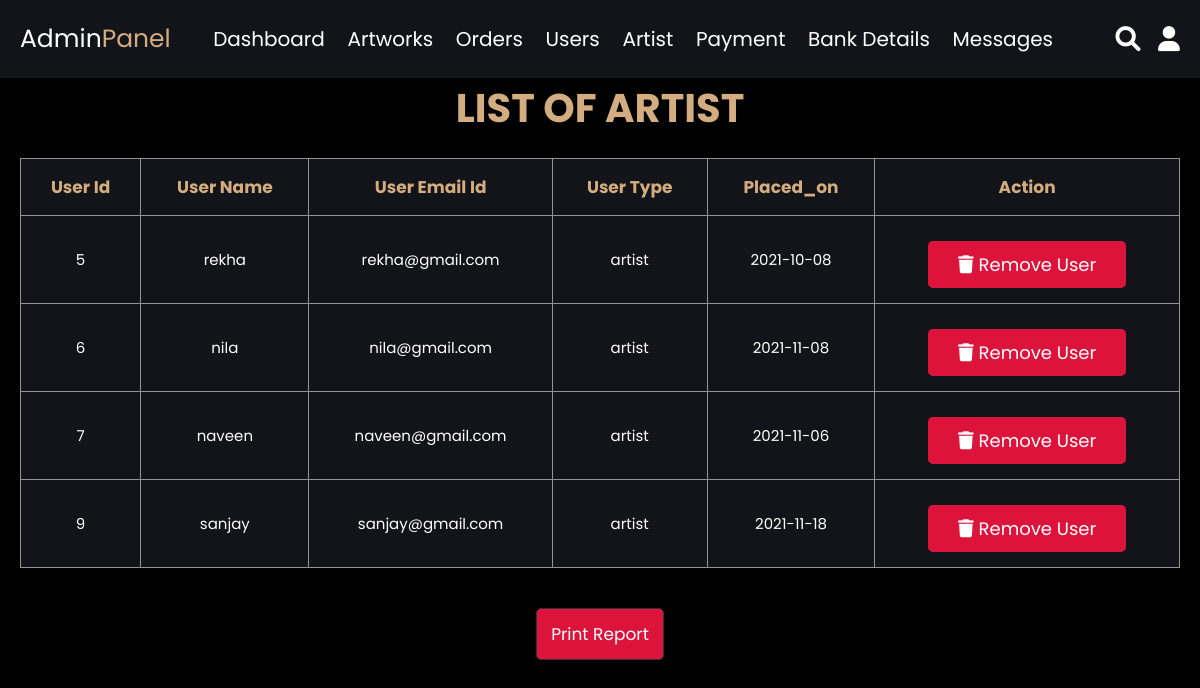
Page /admin_artist.php (signed in) on the committed database.
### tables this page shows
CREATE TABLE `users` (
  `id` int(100) NOT NULL,
  `name` varchar(100) NOT NULL,
  `email` varchar(100) NOT NULL,
  `password` varchar(100) NOT NULL,
  `user_type` varchar(20) NOT NULL,
  `placed_on` date NOT NULL
);

### admin_artist.php (the view, shortened to what this page needs)
<?php
include 'connection.php';
?>
<html>
<head>
   <link rel="stylesheet" href="https://cdnjs.cloudflare.com/ajax/libs/font-awesome/6.0.0/css/all.min.css">
   <link rel="stylesheet" href="admin_css.css">
   <link rel="stylesheet" href="report.css">
</head>
<body style="background-color: black">
<?php include 'admin_header.php'; ?>
<h1 class="title"> list of artist </h1>
<section class="user-table" style="padding-top:0;">
   <table>
      <thead>
         <th>user id</th>
         <th>user name</th>
         <th>user email id</th>
         <th>user type</th>
         <th>placed_on</th>
         <th id = "remove">action</th>
      </thead>
      <tbody>
         <?php
            $result = mysqli_query($conn, "SELECT * FROM `users` where user_type='artist'");
            if(mysqli_num_rows($result) > 0){
               while($row = mysqli_fetch_assoc($result)){
         ?>
         <tr>
            <td><?php echo $row['id']; ?></td>
            <td><?php echo $row['name']; ?></td>
            <td><?php echo $row['email']; ?></td>
            <td><?php echo $row['user_type']; ?></td>
            <td><?php echo $row['placed_on']; ?></td>
            <td id="remove">
            <a id="remove" href="admin_artist.php?delete=<?php echo $row['id']; ?>" onclick="return confirm('delete this artist?');" class="delete-btn">
            <i class="fas fa-trash" id="remove"></i> remove user</a>
            </td>
         </tr>
         <?php
            };
            }else{
               echo "<div class='empty'>no artist found!</div>";
            };
         ?>
      </tbody>
   </table>
</section>
<center><button onclick="window.print()" class="btnn">print report</button></center>
</body>
</html>

### admin_css.css (style rules this page uses)
* { font-family: 'Poppins', sans-serif; margin:0; padding:0; box-sizing: border-box; outline: none; border:none; text-decoration: none; transition:all .2s linear; }
html { font-size: 62.5%; overflow-x: hidden; }
body { background-color: #13131a; }
section { padding:3rem 2rem; }
.title { text-align: center; margin-bottom: 2rem; text-transform: uppercase; color: #d3ad7f; font-size: 4rem; }
.user-table table { width: 100%; text-align: center; border:.1rem solid #949292; border-collapse: collapse; }
.user-table table thead th { padding:1.5rem; font-size: 5rem; background-color: #13131a; color:#d3ad7f; text-transform: capitalize; border:.1rem solid #949292; }
.user-table table td { padding:1.5rem; font-size: 2.5rem; color:#fff; background-color: #13131a; border:.1rem solid #949292; }
.delete-btn { background-color: #dc143c; }
.btnn, .update-btn { margin-top: 1rem; display: inline-block; padding:.9rem 3rem; font-size: 1.7rem; color:#fff; text-transform: capitalize; background: #dc143c; cursor: pointer; border:.1rem solid #333; box-shadow: 0 .5rem 1rem rgba(0,0,0,.1); border-radius: .5rem; padding:1.2rem 1.4rem; }
.btn, .option-btn, .delete-btn, .white-btn { display: inline-block; margin-top: 1rem; padding:1rem 3rem; cursor: pointer; color:#fff; font-size: 1.8rem; border-radius: .5rem; text-transform: capitalize; }
.user-table table { width: 100%; text-align: center; }
.user-table table thead th { padding:1.5rem; font-size: 1.7rem; background-color: #13131a; color:#d3ad7f; text-transform: capitalize; }
.user-table table td { font-size: 1.5rem; color:#fff; background-color: #13131a; }

### rows in the picture
users: id "5", name "rekha", email "rekha@gmail.com", user_type "artist", placed_on "2021-10-08"
users: id "6", name "nila", email "nila@gmail.com", user_type "artist", placed_on "2021-11-08"
users: id "7", name "naveen", email "naveen@gmail.com", user_type "artist", placed_on "2021-11-06"
users: id "9", name "sanjay", email "sanjay@gmail.com", user_type "artist", placed_on "2021-11-18"
